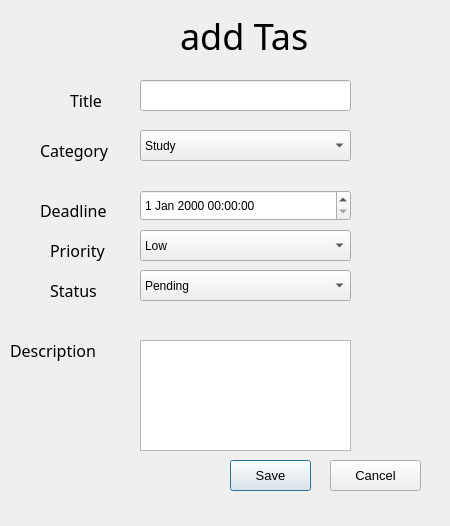
<?xml version="1.0" encoding="UTF-8"?>
<ui version="4.0">
 <class>AddTaskDialog</class>
 <widget class="QDialog" name="AddTaskDialog">
  <property name="geometry">
   <rect>
    <x>0</x>
    <y>0</y>
    <width>450</width>
    <height>526</height>
   </rect>
  </property>
  <property name="windowTitle">
   <string>Dialog</string>
  </property>
  <widget class="QComboBox" name="CategoryCombo">
   <property name="geometry">
    <rect>
     <x>140</x>
     <y>130</y>
     <width>211</width>
     <height>31</height>
    </rect>
   </property>
   <item>
    <property name="text">
     <string>Study</string>
    </property>
   </item>
   <item>
    <property name="text">
     <string>Project</string>
    </property>
   </item>
   <item>
    <property name="text">
     <string>Career</string>
    </property>
   </item>
   <item>
    <property name="text">
     <string>Work</string>
    </property>
   </item>
   <item>
    <property name="text">
     <string>Personel</string>
    </property>
   </item>
  </widget>
  <widget class="QLineEdit" name="titleLineEdit">
   <property name="geometry">
    <rect>
     <x>140</x>
     <y>80</y>
     <width>211</width>
     <height>31</height>
    </rect>
   </property>
  </widget>
  <widget class="QTextEdit" name="DescriptionEdit">
   <property name="geometry">
    <rect>
     <x>140</x>
     <y>340</y>
     <width>211</width>
     <height>111</height>
    </rect>
   </property>
  </widget>
  <widget class="QLabel" name="Prioritylabel">
   <property name="geometry">
    <rect>
     <x>50</x>
     <y>230</y>
     <width>71</width>
     <height>41</height>
    </rect>
   </property>
   <property name="maximumSize">
    <size>
     <width>71</width>
     <height>16777215</height>
    </size>
   </property>
   <property name="font">
    <font>
     <family>MS Reference Sans Serif</family>
     <pointsize>12</pointsize>
     <weight>50</weight>
     <bold>false</bold>
    </font>
   </property>
   <property name="text">
    <string>Priority</string>
   </property>
  </widget>
  <widget class="QLabel" name="Descriptionlabel">
   <property name="geometry">
    <rect>
     <x>10</x>
     <y>330</y>
     <width>101</width>
     <height>41</height>
    </rect>
   </property>
   <property name="maximumSize">
    <size>
     <width>101</width>
     <height>16777215</height>
    </size>
   </property>
   <property name="font">
    <font>
     <family>MS Reference Sans Serif</family>
     <pointsize>12</pointsize>
     <weight>50</weight>
     <bold>false</bold>
    </font>
   </property>
   <property name="text">
    <string>Description</string>
   </property>
  </widget>
  <widget class="QLabel" name="Deadlinelabel">
   <property name="geometry">
    <rect>
     <x>40</x>
     <y>190</y>
     <width>81</width>
     <height>41</height>
    </rect>
   </property>
   <property name="maximumSize">
    <size>
     <width>81</width>
     <height>16777215</height>
    </size>
   </property>
   <property name="font">
    <font>
     <family>MS Reference Sans Serif</family>
     <pointsize>12</pointsize>
     <weight>50</weight>
     <bold>false</bold>
    </font>
   </property>
   <property name="text">
    <string>Deadline</string>
   </property>
  </widget>
  <widget class="QDateTimeEdit" name="DeadlineEdit">
   <property name="geometry">
    <rect>
     <x>140</x>
     <y>190</y>
     <width>211</width>
     <height>31</height>
    </rect>
   </property>
  </widget>
  <widget class="QComboBox" name="StatusCombo">
   <property name="geometry">
    <rect>
     <x>140</x>
     <y>270</y>
     <width>211</width>
     <height>31</height>
    </rect>
   </property>
   <item>
    <property name="text">
     <string>Pending</string>
    </property>
   </item>
   <item>
    <property name="text">
     <string>Missed</string>
    </property>
   </item>
   <item>
    <property name="text">
     <string>Completed</string>
    </property>
   </item>
  </widget>
  <widget class="QLabel" name="Categorylabel">
   <property name="geometry">
    <rect>
     <x>40</x>
     <y>130</y>
     <width>81</width>
     <height>41</height>
    </rect>
   </property>
   <property name="maximumSize">
    <size>
     <width>81</width>
     <height>16777215</height>
    </size>
   </property>
   <property name="font">
    <font>
     <family>MS Reference Sans Serif</family>
     <pointsize>12</pointsize>
     <weight>50</weight>
     <bold>false</bold>
    </font>
   </property>
   <property name="text">
    <string>Category</string>
   </property>
  </widget>
  <widget class="QLabel" name="Titlelabel">
   <property name="geometry">
    <rect>
     <x>70</x>
     <y>80</y>
     <width>41</width>
     <height>41</height>
    </rect>
   </property>
   <property name="maximumSize">
    <size>
     <width>41</width>
     <height>16777215</height>
    </size>
   </property>
   <property name="font">
    <font>
     <family>MS Reference Sans Serif</family>
     <pointsize>12</pointsize>
     <weight>50</weight>
     <bold>false</bold>
    </font>
   </property>
   <property name="text">
    <string>Title </string>
   </property>
  </widget>
  <widget class="QComboBox" name="PriorityCombo">
   <property name="geometry">
    <rect>
     <x>140</x>
     <y>230</y>
     <width>211</width>
     <height>31</height>
    </rect>
   </property>
   <item>
    <property name="text">
     <string>Low</string>
    </property>
   </item>
   <item>
    <property name="text">
     <string>Medium</string>
    </property>
   </item>
   <item>
    <property name="text">
     <string>High</string>
    </property>
   </item>
  </widget>
  <widget class="QLabel" name="addTasklabel">
   <property name="geometry">
    <rect>
     <x>180</x>
     <y>10</y>
     <width>131</width>
     <height>51</height>
    </rect>
   </property>
   <property name="font">
    <font>
     <family>Pristina</family>
     <pointsize>27</pointsize>
     <weight>50</weight>
     <bold>false</bold>
    </font>
   </property>
   <property name="text">
    <string>add Task</string>
   </property>
  </widget>
  <widget class="QLabel" name="Statuslabel">
   <property name="geometry">
    <rect>
     <x>50</x>
     <y>270</y>
     <width>71</width>
     <height>41</height>
    </rect>
   </property>
   <property name="maximumSize">
    <size>
     <width>71</width>
     <height>16777215</height>
    </size>
   </property>
   <property name="font">
    <font>
     <family>MS Reference Sans Serif</family>
     <pointsize>12</pointsize>
     <weight>50</weight>
     <bold>false</bold>
    </font>
   </property>
   <property name="text">
    <string>Status</string>
   </property>
  </widget>
  <widget class="QPushButton" name="SaveButton">
   <property name="geometry">
    <rect>
     <x>230</x>
     <y>460</y>
     <width>81</width>
     <height>31</height>
    </rect>
   </property>
   <property name="font">
    <font>
     <pointsize>10</pointsize>
    </font>
   </property>
   <property name="text">
    <string>Save</string>
   </property>
  </widget>
  <widget class="QPushButton" name="CancelButton">
   <property name="geometry">
    <rect>
     <x>330</x>
     <y>460</y>
     <width>91</width>
     <height>31</height>
    </rect>
   </property>
   <property name="font">
    <font>
     <pointsize>10</pointsize>
    </font>
   </property>
   <property name="text">
    <string>Cancel</string>
   </property>
  </widget>
 </widget>
 <resources/>
 <connections/>
</ui>
